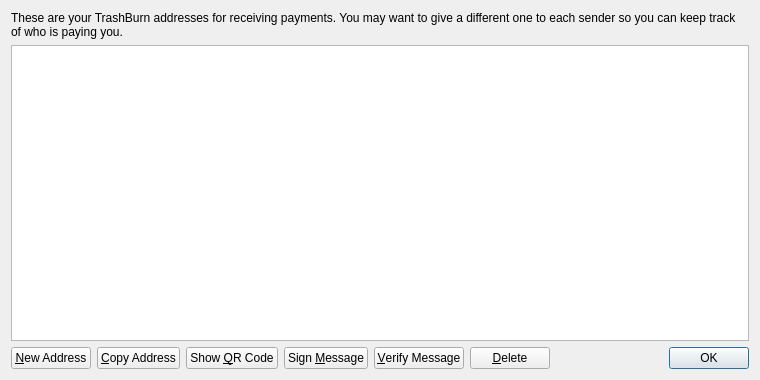
<?xml version="1.0" encoding="UTF-8"?>
<ui version="4.0">
 <class>AddressBookPage</class>
 <widget class="QWidget" name="AddressBookPage">
  <property name="geometry">
   <rect>
    <x>0</x>
    <y>0</y>
    <width>760</width>
    <height>380</height>
   </rect>
  </property>
  <property name="windowTitle">
   <string>Address Book</string>
  </property>
  <layout class="QVBoxLayout" name="verticalLayout">
   <item>
    <widget class="QLabel" name="labelExplanation">
     <property name="text">
      <string>These are your TrashBurn addresses for receiving payments. You may want to give a different one to each sender so you can keep track of who is paying you.</string>
     </property>
     <property name="textFormat">
      <enum>Qt::PlainText</enum>
     </property>
     <property name="wordWrap">
      <bool>true</bool>
     </property>
    </widget>
   </item>
   <item>
    <widget class="QTableView" name="tableView">
     <property name="contextMenuPolicy">
      <enum>Qt::CustomContextMenu</enum>
     </property>
     <property name="toolTip">
      <string>Double-click to edit address or label</string>
     </property>
     <property name="tabKeyNavigation">
      <bool>false</bool>
     </property>
     <property name="alternatingRowColors">
      <bool>true</bool>
     </property>
     <property name="selectionMode">
      <enum>QAbstractItemView::SingleSelection</enum>
     </property>
     <property name="selectionBehavior">
      <enum>QAbstractItemView::SelectRows</enum>
     </property>
     <property name="sortingEnabled">
      <bool>true</bool>
     </property>
     <attribute name="verticalHeaderVisible">
      <bool>false</bool>
     </attribute>
    </widget>
   </item>
   <item>
    <layout class="QHBoxLayout" name="horizontalLayout">
     <item>
      <widget class="QPushButton" name="newAddressButton">
       <property name="toolTip">
        <string>Create a new address</string>
       </property>
       <property name="text">
        <string>&amp;New Address</string>
       </property>
       <property name="icon">
        <iconset resource="../bitcoin.qrc">
         <normaloff>:/icons/add</normaloff>:/icons/add</iconset>
       </property>
      </widget>
     </item>
     <item>
      <widget class="QPushButton" name="copyToClipboard">
       <property name="toolTip">
        <string>Copy the currently selected address to the system clipboard</string>
       </property>
       <property name="text">
        <string>&amp;Copy Address</string>
       </property>
       <property name="icon">
        <iconset resource="../bitcoin.qrc">
         <normaloff>:/icons/editcopy</normaloff>:/icons/editcopy</iconset>
       </property>
      </widget>
     </item>
     <item>
      <widget class="QPushButton" name="showQRCode">
       <property name="text">
        <string>Show &amp;QR Code</string>
       </property>
       <property name="icon">
        <iconset resource="../bitcoin.qrc">
         <normaloff>:/icons/qrcode</normaloff>:/icons/qrcode</iconset>
       </property>
      </widget>
     </item>
     <item>
      <widget class="QPushButton" name="signMessage">
       <property name="toolTip">
        <string>Sign a message to prove you own a TrashBurn address</string>
       </property>
       <property name="text">
        <string>Sign &amp;Message</string>
       </property>
       <property name="icon">
        <iconset resource="../bitcoin.qrc">
         <normaloff>:/icons/edit</normaloff>:/icons/edit</iconset>
       </property>
      </widget>
     </item>
     <item>
      <widget class="QPushButton" name="verifyMessage">
       <property name="toolTip">
        <string>Verify a message to ensure it was signed with a specified TrashBurn address</string>
       </property>
       <property name="text">
        <string>&amp;Verify Message</string>
       </property>
       <property name="icon">
        <iconset resource="../bitcoin.qrc">
         <normaloff>:/icons/transaction_0</normaloff>:/icons/transaction_0</iconset>
       </property>
      </widget>
     </item>
     <item>
      <widget class="QPushButton" name="deleteButton">
       <property name="toolTip">
        <string>Delete the currently selected address from the list</string>
       </property>
       <property name="text">
        <string>&amp;Delete</string>
       </property>
       <property name="icon">
        <iconset resource="../bitcoin.qrc">
         <normaloff>:/icons/remove</normaloff>:/icons/remove</iconset>
       </property>
      </widget>
     </item>
     <item>
      <spacer name="horizontalSpacer">
       <property name="orientation">
        <enum>Qt::Horizontal</enum>
       </property>
       <property name="sizeHint" stdset="0">
        <size>
         <width>40</width>
         <height>20</height>
        </size>
       </property>
      </spacer>
     </item>
     <item>
      <widget class="QDialogButtonBox" name="buttonBox">
       <property name="sizePolicy">
        <sizepolicy hsizetype="Maximum" vsizetype="Fixed">
         <horstretch>0</horstretch>
         <verstretch>0</verstretch>
        </sizepolicy>
       </property>
       <property name="standardButtons">
        <set>QDialogButtonBox::Ok</set>
       </property>
      </widget>
     </item>
    </layout>
   </item>
  </layout>
 </widget>
 <resources>
  <include location="../bitcoin.qrc"/>
 </resources>
 <connections/>
</ui>
